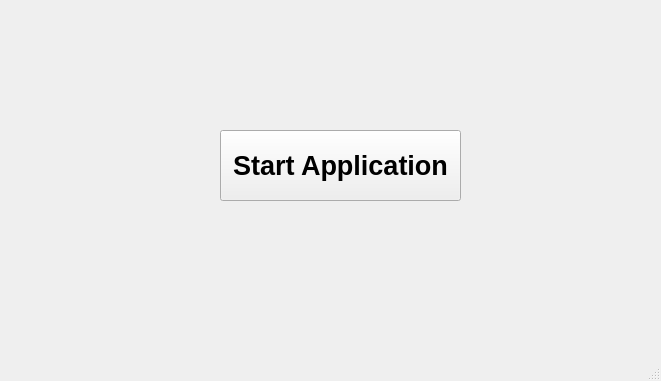
<?xml version="1.0" encoding="UTF-8"?>
<ui version="4.0">
 <class>starting_screen</class>
 <widget class="QMainWindow" name="starting_screen">
  <property name="geometry">
   <rect>
    <x>0</x>
    <y>0</y>
    <width>661</width>
    <height>381</height>
   </rect>
  </property>
  <property name="windowTitle">
   <string>MainWindow</string>
  </property>
  <widget class="QWidget" name="centralwidget">
   <widget class="QWidget" name="widget" native="true">
    <property name="geometry">
     <rect>
      <x>160</x>
      <y>60</y>
      <width>351</width>
      <height>191</height>
     </rect>
    </property>
    <widget class="QPushButton" name="pushButton_startapplication">
     <property name="geometry">
      <rect>
       <x>60</x>
       <y>70</y>
       <width>241</width>
       <height>71</height>
      </rect>
     </property>
     <property name="font">
      <font>
       <family>Arial</family>
       <pointsize>20</pointsize>
       <bold>true</bold>
      </font>
     </property>
     <property name="text">
      <string>Start Application</string>
     </property>
    </widget>
   </widget>
   <widget class="QLabel" name="label">
    <property name="geometry">
     <rect>
      <x>240</x>
      <y>20</y>
      <width>49</width>
      <height>16</height>
     </rect>
    </property>
    <property name="text">
     <string/>
    </property>
   </widget>
  </widget>
  <widget class="QMenuBar" name="menubar">
   <property name="geometry">
    <rect>
     <x>0</x>
     <y>0</y>
     <width>661</width>
     <height>22</height>
    </rect>
   </property>
  </widget>
  <widget class="QStatusBar" name="statusbar"/>
 </widget>
 <resources/>
 <connections/>
</ui>
